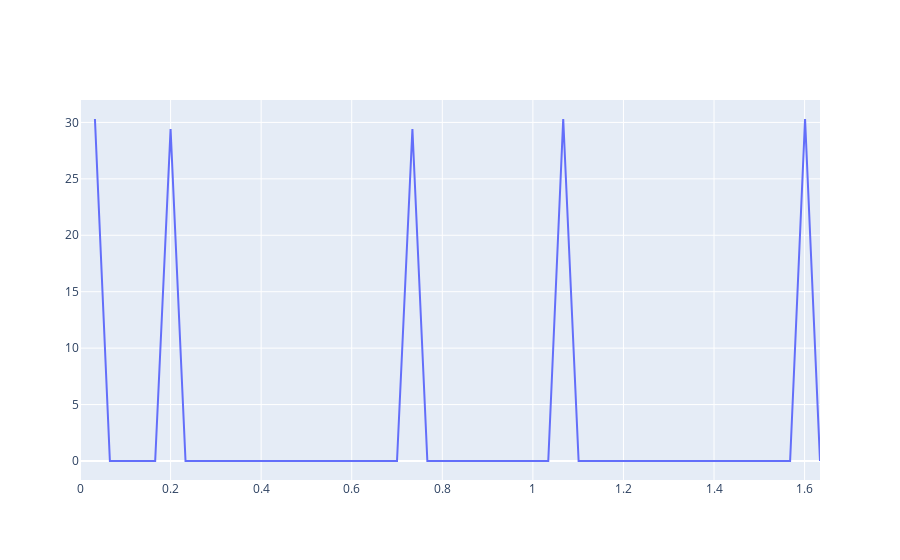

The notebook cell this image was saved under:
### Code cell
fig = go.Figure(go.Scatter(x=df2.toPandas()['time'][:50], y=df2.toPandas()['acceleration'][:50], mode='lines'))
fig.show()

### Figure 1 — Plotly figure (JSON) as saved in the notebook; plotly's stock layout.template omitted (floating-point values rounded to 4 significant figures)
{"data": [{"mode": "lines", "type": "scatter", "x": [0, 0.033, 0.066, 0.1, 0.133, 0.166, 0.2, 0.233, 0.266, 0.3, 0.333, 0.367, 0.4, 0.433, 0.467, 0.5, 0.533, 0.567, 0.6, 0.633, 0.667, 0.7, 0.734, 0.767, 0.8, 0.834, 0.867, 0.9, 0.934, 0.967, 1, 1.034, 1.067, 1.101, 1.134, 1.167, 1.201, 1.234, 1.267, 1.301, 1.334, 1.368, 1.401, 1.434, 1.468, 1.501, 1.534, 1.568, 1.601, 1.634], "y": [null, 30.3, 0, 0, 0, 0, 29.41, 0, 0, 0, 0, 0, 0, 0, 0, 0, 0, 0, 0, 0, 0, 0, 29.41, 0, 0, 0, 0, 0, 0, 0, 0, 0, 30.3, 0, 0, 0, 0, 0, 0, 0, 0, 0, 0, 0, 0, 0, 0, 0, 30.3, 0]}], "layout": {}}
